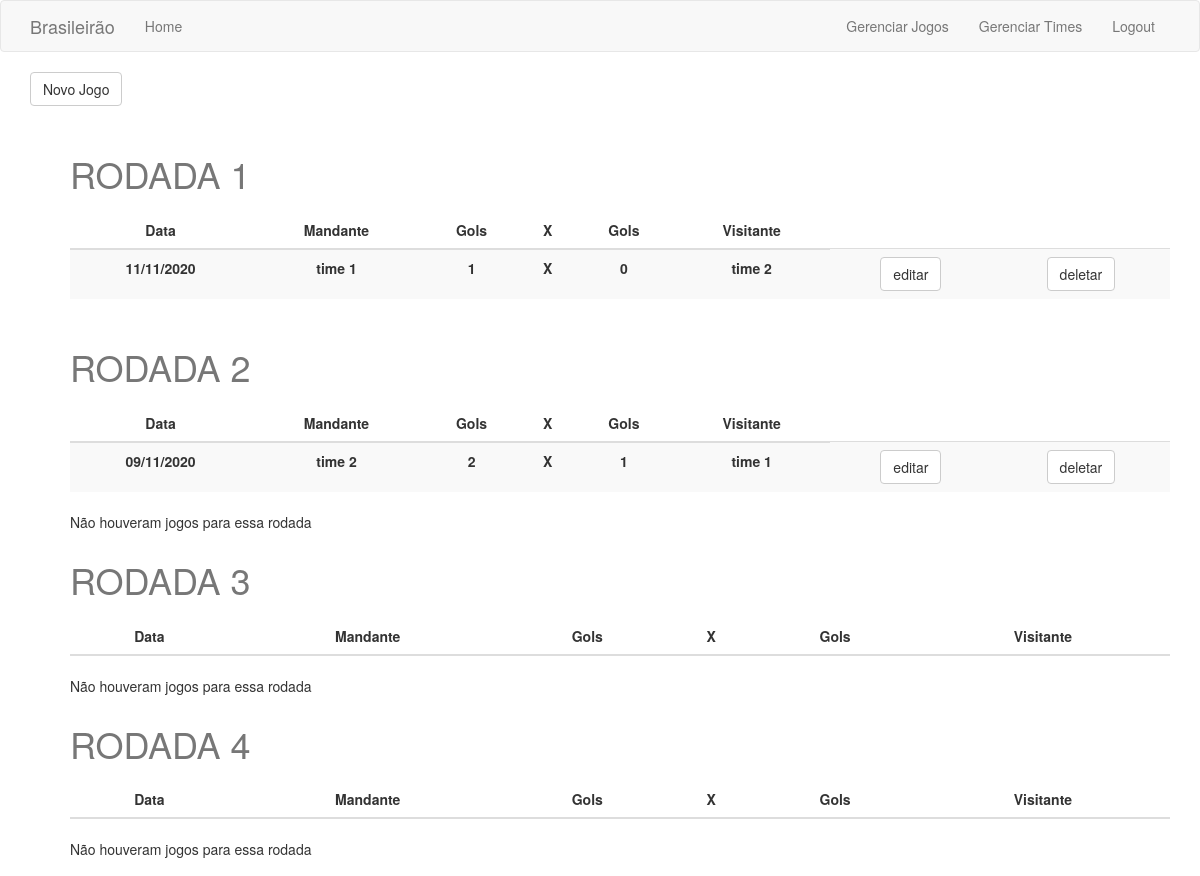
The app's page /jogos/ (signed in, upper part), older data.
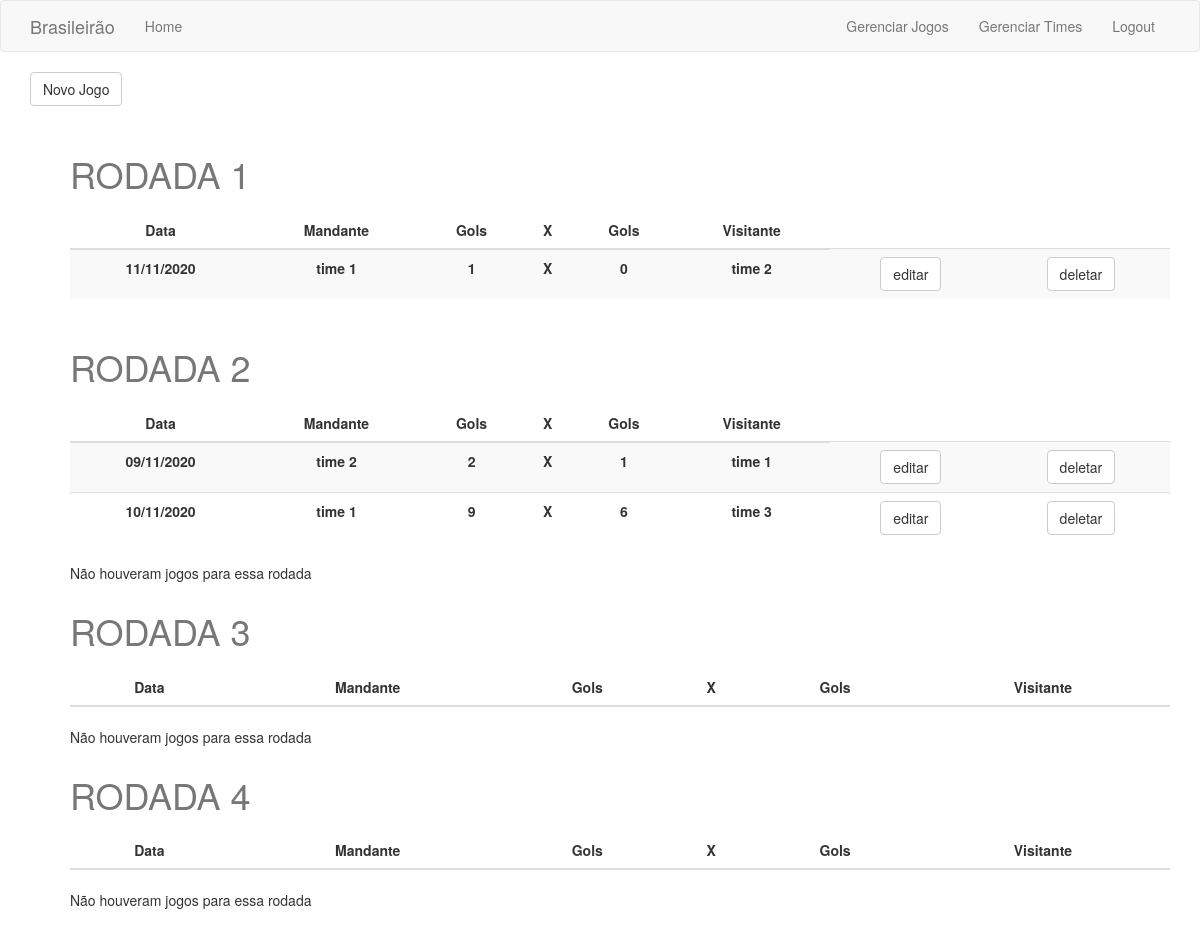
The same page, newer data.
### models/jogo.py (models this page shows, shortened)
class Jogo(db.Model):
    __tablename__ = 'jogos'
    id = db.Column(db.Integer, primary_key=True)
    rodada = db.Column(db.Integer)
    data = db.Column(db.Date)
    time_visitante_id = db.Column(db.Integer, db.ForeignKey('times.id'))
    time_mandante_id = db.Column(db.Integer, db.ForeignKey('times.id'))
    gols_mandante = db.Column(db.Integer, default=0)
    gols_visitante = db.Column(db.Integer, default=0)
    amarelos_mandante = db.Column(db.Integer, default=0)
    amarelos_visitante = db.Column(db.Integer, default=0)
    vermelhos_mandante = db.Column(db.Integer, default=0)
    vermelhos_visitante = db.Column(db.Integer, default=0)
    uix_1 = db.UniqueConstraint(time_visitante_id, time_mandante_id)
    mandante = db.relationship('Time', foreign_keys=[time_mandante_id],
                               backref=db.backref('jogos_mandante'))
    visitante = db.relationship('Time', foreign_keys=[time_visitante_id],
                                backref=db.backref('jogos_visitante'))
    @classmethod
    def jogos_rodada(cls):
        rodadas = 10
        jogos = {}
        for i in range(1, rodadas + 1):
            partidas = cls.query.filter_by(rodada=i) \
                          .order_by(Jogo.data).all()
            jogos[i] = partidas
        return jogos

### models/time.py (models this page shows, shortened)
class Time(db.Model):
    __tablename__ = 'times'
    id = db.Column(db.Integer, primary_key=True)
    escudo = db.Column(db.String)
    nome = db.Column(db.String(20), index=True, unique=True)

### jogos/routes.py (the view)
@bp.route('/')
@login_required
def index():
    jogos = Jogo.jogos_rodada()
    return render_template('listarjogos.html', title='Jogos', jogos=jogos)

### models/user.py (called while the page is built)
@login.user_loader
def load_user(id):
    return User.query.get(int(id))

### jogos/templates/listarjogos.html
{% extends "base.html"%}
{% block app_content %}
<a href="{{ url_for('jogos.create') }}" class="btn btn-default">Novo Jogo</a>
<br>
<br>
<ul>
    {% for rodada in jogos %}
        <table class="table table-striped">
            <caption><h1>RODADA {{rodada }}</h1></caption>
            <thead>
                <tr>
                    <th>Data</th>
                    <th>Mandante</th>
                    <th>Gols</th>
                    <th>X</th>
                    <th>Gols</th>
                    <th>Visitante</th>
                </tr>
            </thead>
            <tbody>
            {% for jogo in jogos[rodada] %}
            <tr>
                <th>{{jogo.data.strftime('%d/%m/%Y') }}</th>
                <th>{{jogo.mandante.nome}}</th>
                <th>{{jogo.gols_mandante}}</th>
                <th>X</th>
                <th>{{jogo.gols_visitante}}</th>
                <th>{{jogo.visitante.nome}}</th>
                <th><a href="{{ url_for('jogos.update', id=jogo.id) }}" class="btn btn-default">editar</a></th>
                <th><a href="{{ url_for('jogos.delete', id=jogo.id) }}" class="btn btn-default">deletar</a></th>
            </tr>
            {% else %}
            <div>Não houveram jogos para essa rodada</div>
            {% endfor %}
            {% endfor %}
</ul>
{% endblock %}

Row changes from the older to the newer data that the page shows:
added Jogo: data "10/11/2020", mandante.nome "time 1", gols_mandante "9", gols_visitante "6", visitante.nome "time 3", shown under "2"
